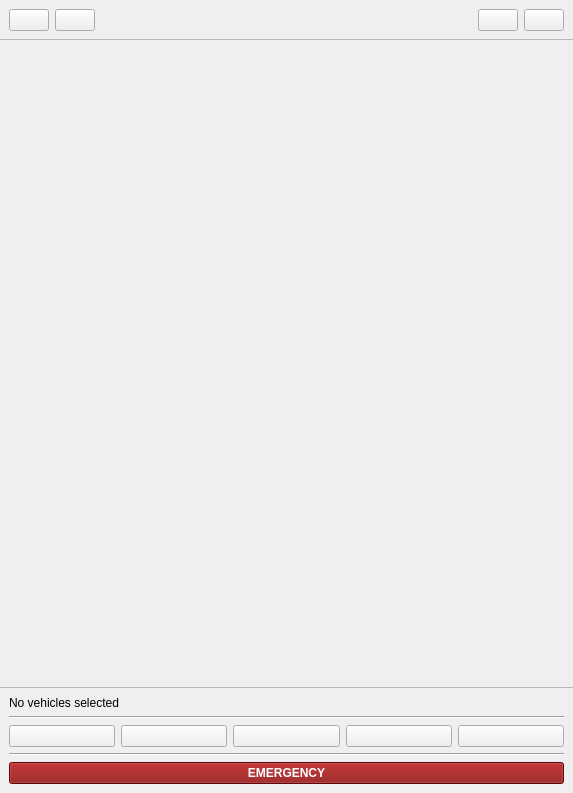
<?xml version="1.0" encoding="UTF-8"?>
<ui version="4.0">
 <class>FleetControlWidget</class>
 <widget class="QWidget" name="FleetControlWidget">
  <property name="geometry">
   <rect>
    <x>0</x>
    <y>0</y>
    <width>573</width>
    <height>793</height>
   </rect>
  </property>
  <property name="windowTitle">
   <string>Form</string>
  </property>
  <layout class="QVBoxLayout" name="verticalLayout_2">
   <property name="spacing">
    <number>0</number>
   </property>
   <property name="leftMargin">
    <number>0</number>
   </property>
   <property name="topMargin">
    <number>0</number>
   </property>
   <property name="rightMargin">
    <number>0</number>
   </property>
   <property name="bottomMargin">
    <number>0</number>
   </property>
   <item>
    <widget class="QWidget" name="vehicleListControls" native="true">
     <property name="styleSheet">
      <string notr="true">#vehicleListControls { border-bottom: 1px solid palette(mid); }</string>
     </property>
     <layout class="QHBoxLayout" name="horizontalLayout_9">
      <property name="leftMargin">
       <number>9</number>
      </property>
      <property name="topMargin">
       <number>9</number>
      </property>
      <property name="rightMargin">
       <number>9</number>
      </property>
      <property name="bottomMargin">
       <number>9</number>
      </property>
      <item>
       <widget class="QPushButton" name="selectAllButton">
        <property name="enabled">
         <bool>true</bool>
        </property>
        <property name="toolTip">
         <string>Select all</string>
        </property>
        <property name="text">
         <string/>
        </property>
        <property name="icon">
         <iconset resource="resources.qrc">
          <normaloff>:/custom_icons/selecting-all-checkmark-icon.svg</normaloff>:/custom_icons/selecting-all-checkmark-icon.svg</iconset>
        </property>
       </widget>
      </item>
      <item>
       <widget class="QPushButton" name="deselectAllButton">
        <property name="enabled">
         <bool>true</bool>
        </property>
        <property name="toolTip">
         <string>Deselect all</string>
        </property>
        <property name="text">
         <string/>
        </property>
        <property name="icon">
         <iconset resource="resources.qrc">
          <normaloff>:/custom_icons/uncheck-all-icon.svg</normaloff>:/custom_icons/uncheck-all-icon.svg</iconset>
        </property>
       </widget>
      </item>
      <item>
       <spacer name="horizontalSpacer_4">
        <property name="orientation">
         <enum>Qt::Horizontal</enum>
        </property>
        <property name="sizeHint" stdset="0">
         <size>
          <width>40</width>
          <height>20</height>
         </size>
        </property>
       </spacer>
      </item>
      <item>
       <widget class="QPushButton" name="expandAllButton">
        <property name="enabled">
         <bool>true</bool>
        </property>
        <property name="toolTip">
         <string>Expand all</string>
        </property>
        <property name="text">
         <string/>
        </property>
        <property name="icon">
         <iconset resource="resources.qrc">
          <normaloff>:/custom_icons/expand-all-arrow-icon.svg</normaloff>:/custom_icons/expand-all-arrow-icon.svg</iconset>
        </property>
       </widget>
      </item>
      <item>
       <widget class="QPushButton" name="collapseAllButton">
        <property name="enabled">
         <bool>true</bool>
        </property>
        <property name="toolTip">
         <string>Collapse all</string>
        </property>
        <property name="text">
         <string/>
        </property>
        <property name="icon">
         <iconset resource="resources.qrc">
          <normaloff>:/custom_icons/collapse-all-arrow-icon.svg</normaloff>:/custom_icons/collapse-all-arrow-icon.svg</iconset>
        </property>
       </widget>
      </item>
     </layout>
    </widget>
   </item>
   <item>
    <widget class="QScrollArea" name="vehicleListScrollArea">
     <property name="frameShape">
      <enum>QFrame::NoFrame</enum>
     </property>
     <property name="horizontalScrollBarPolicy">
      <enum>Qt::ScrollBarAlwaysOff</enum>
     </property>
     <property name="sizeAdjustPolicy">
      <enum>QAbstractScrollArea::AdjustToContents</enum>
     </property>
     <property name="widgetResizable">
      <bool>true</bool>
     </property>
     <widget class="QWidget" name="vehicleList">
      <property name="geometry">
       <rect>
        <x>0</x>
        <y>0</y>
        <width>573</width>
        <height>645</height>
       </rect>
      </property>
      <property name="layoutDirection">
       <enum>Qt::LeftToRight</enum>
      </property>
      <layout class="QVBoxLayout" name="vehicleListVLayout">
       <property name="spacing">
        <number>0</number>
       </property>
       <property name="leftMargin">
        <number>0</number>
       </property>
       <property name="topMargin">
        <number>0</number>
       </property>
       <property name="rightMargin">
        <number>0</number>
       </property>
       <property name="bottomMargin">
        <number>0</number>
       </property>
      </layout>
     </widget>
    </widget>
   </item>
   <item>
    <widget class="QWidget" name="vehicleControls" native="true">
     <property name="enabled">
      <bool>true</bool>
     </property>
     <property name="styleSheet">
      <string notr="true">#vehicleControls { border-top: 1px solid palette(mid); }</string>
     </property>
     <layout class="QVBoxLayout" name="verticalLayout">
      <item>
       <widget class="QLabel" name="vehiclesSelectedLabel">
        <property name="text">
         <string>No vehicles selected</string>
        </property>
       </widget>
      </item>
      <item>
       <widget class="Line" name="vehicleControlsSeparator_2">
        <property name="orientation">
         <enum>Qt::Horizontal</enum>
        </property>
       </widget>
      </item>
      <item>
       <widget class="QWidget" name="missionControls" native="true">
        <layout class="QHBoxLayout" name="horizontalLayout_10">
         <property name="leftMargin">
          <number>0</number>
         </property>
         <property name="topMargin">
          <number>0</number>
         </property>
         <property name="rightMargin">
          <number>0</number>
         </property>
         <property name="bottomMargin">
          <number>0</number>
         </property>
         <item>
          <widget class="QPushButton" name="uploadMissionPlanButton">
           <property name="enabled">
            <bool>true</bool>
           </property>
           <property name="toolTip">
            <string>Upload mission plan</string>
           </property>
           <property name="text">
            <string/>
           </property>
           <property name="icon">
            <iconset resource="resources.qrc">
             <normaloff>:/custom_icons/file-upload-export-color-icon.svg</normaloff>:/custom_icons/file-upload-export-color-icon.svg</iconset>
           </property>
          </widget>
         </item>
         <item>
          <widget class="QPushButton" name="skipTaskButton">
           <property name="enabled">
            <bool>true</bool>
           </property>
           <property name="toolTip">
            <string>Skip current task</string>
           </property>
           <property name="text">
            <string/>
           </property>
           <property name="icon">
            <iconset resource="resources.qrc">
             <normaloff>:/custom_icons/music-player-forward-square-black-outline-icon.svg</normaloff>:/custom_icons/music-player-forward-square-black-outline-icon.svg</iconset>
           </property>
          </widget>
         </item>
         <item>
          <widget class="QPushButton" name="pauseButton">
           <property name="enabled">
            <bool>true</bool>
           </property>
           <property name="toolTip">
            <string>Pause</string>
           </property>
           <property name="text">
            <string/>
           </property>
           <property name="icon">
            <iconset resource="resources.qrc">
             <normaloff>:/custom_icons/music-player-pause-square-black-outline-icon.svg</normaloff>:/custom_icons/music-player-pause-square-black-outline-icon.svg</iconset>
           </property>
          </widget>
         </item>
         <item>
          <widget class="QPushButton" name="continueButton">
           <property name="toolTip">
            <string>Continue</string>
           </property>
           <property name="text">
            <string/>
           </property>
           <property name="icon">
            <iconset resource="resources.qrc">
             <normaloff>:/custom_icons/music-player-play-square-black-outline-icon.svg</normaloff>:/custom_icons/music-player-play-square-black-outline-icon.svg</iconset>
           </property>
          </widget>
         </item>
         <item>
          <widget class="QPushButton" name="abortMissionButton">
           <property name="enabled">
            <bool>true</bool>
           </property>
           <property name="toolTip">
            <string>Abort mission</string>
           </property>
           <property name="styleSheet">
            <string notr="true"/>
           </property>
           <property name="text">
            <string/>
           </property>
           <property name="icon">
            <iconset resource="resources.qrc">
             <normaloff>:/custom_icons/music-player-stop-square-icon.svg</normaloff>:/custom_icons/music-player-stop-square-icon.svg</iconset>
           </property>
          </widget>
         </item>
        </layout>
       </widget>
      </item>
      <item>
       <widget class="Line" name="vehicleControlsSeparator">
        <property name="orientation">
         <enum>Qt::Horizontal</enum>
        </property>
       </widget>
      </item>
      <item>
       <widget class="QPushButton" name="emergencyButton">
        <property name="enabled">
         <bool>true</bool>
        </property>
        <property name="styleSheet">
         <string notr="true">:enabled {
  background-color: #880808;
  color: white;
  font-weight: bold;
}
</string>
        </property>
        <property name="text">
         <string>EMERGENCY</string>
        </property>
       </widget>
      </item>
     </layout>
    </widget>
   </item>
  </layout>
 </widget>
 <tabstops>
  <tabstop>selectAllButton</tabstop>
  <tabstop>deselectAllButton</tabstop>
  <tabstop>expandAllButton</tabstop>
  <tabstop>collapseAllButton</tabstop>
  <tabstop>vehicleListScrollArea</tabstop>
  <tabstop>skipTaskButton</tabstop>
  <tabstop>pauseButton</tabstop>
  <tabstop>abortMissionButton</tabstop>
  <tabstop>emergencyButton</tabstop>
 </tabstops>
 <resources>
  <include location="resources.qrc"/>
 </resources>
 <connections/>
</ui>
